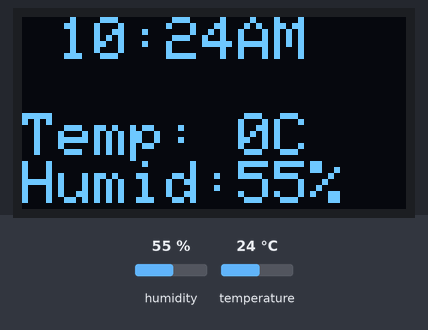
A sketch run on a simulated Particle Photon. Shown: 128×64 one-colour display. Inputs (shaded band) come from the test bench; at power-on: humidity 55 %, temperature 24 °C. The local clock reads 2024-03-15 10:24:30 at power-on unless the sketch sets it; what the sketch prints to the serial monitor is not drawn.

Above: at 20.1 s.
At 40.2 s:
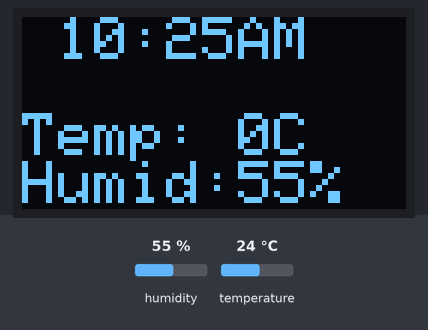
At 100.5 s:
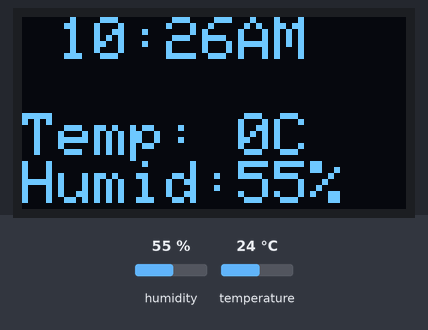

The sketch:

temp_display.ino
```cpp
#include "Adafruit_GFX.h"
#include "Adafruit_SSD1306.h"
#include "Adafruit_DHT.h"
#include "math.h"

#define DHTPIN 2
#define DHTTYPE DHT11
#define OLED_RESET D4

Adafruit_SSD1306 display(OLED_RESET);
DHT dht(DHTPIN, DHTTYPE);
void setup()   {
  Serial.begin(9600);
  dht.begin();
  display.begin(SSD1306_SWITCHCAPVCC, 0x3C);  // initialize with the I2C addr 0x3D (for the 128x64)
}

void loop() {
// Wait a while between measurements.
	delay(20000);
  float h = dht.getHumidity();
  float t = dht.getTempCelcius();
  int i = int(t + 0.5); // convert float to integer with 2 dec place.
  int j = int(h + 0.5);  // convert as above
  Serial.print("Humid: ");
	Serial.print(j);
	Serial.print("% - ");
	Serial.print("Temp: ");
	Serial.print(i);
	Serial.print("*C ");
	Serial.println(Time.timeStr()); // print out full date and time to serial
  display.clearDisplay();
  display.setTextSize(2);
  display.setTextColor(WHITE);
  display.setCursor(0,0);
  String timer=Time.format(Time.now(), " %I:%M%p"); // format time to hours and minutes only
  display.println(timer); // display time i.e 07:15PM
  display.println("");
  display.print("Temp: ");
  display.print(i);
  display.println("C");
  display.print("Humid:");
  display.print(j);
  display.print("%");
  display.display();
	Spark.publish("Temperature",String(i));  // This will publish Temperature reading to the dashboard
	Spark.publish("Humidity",String(j));			// This will publish Humidity Data to the particle dashboard.
}
```

Measured:
- what the display in image 0 shows lasts 20.1 s, from 20.1 s to 40.2 s
- what the display in image 1 shows lasts 60.2 s, from 40.2 s to 100.4 s
